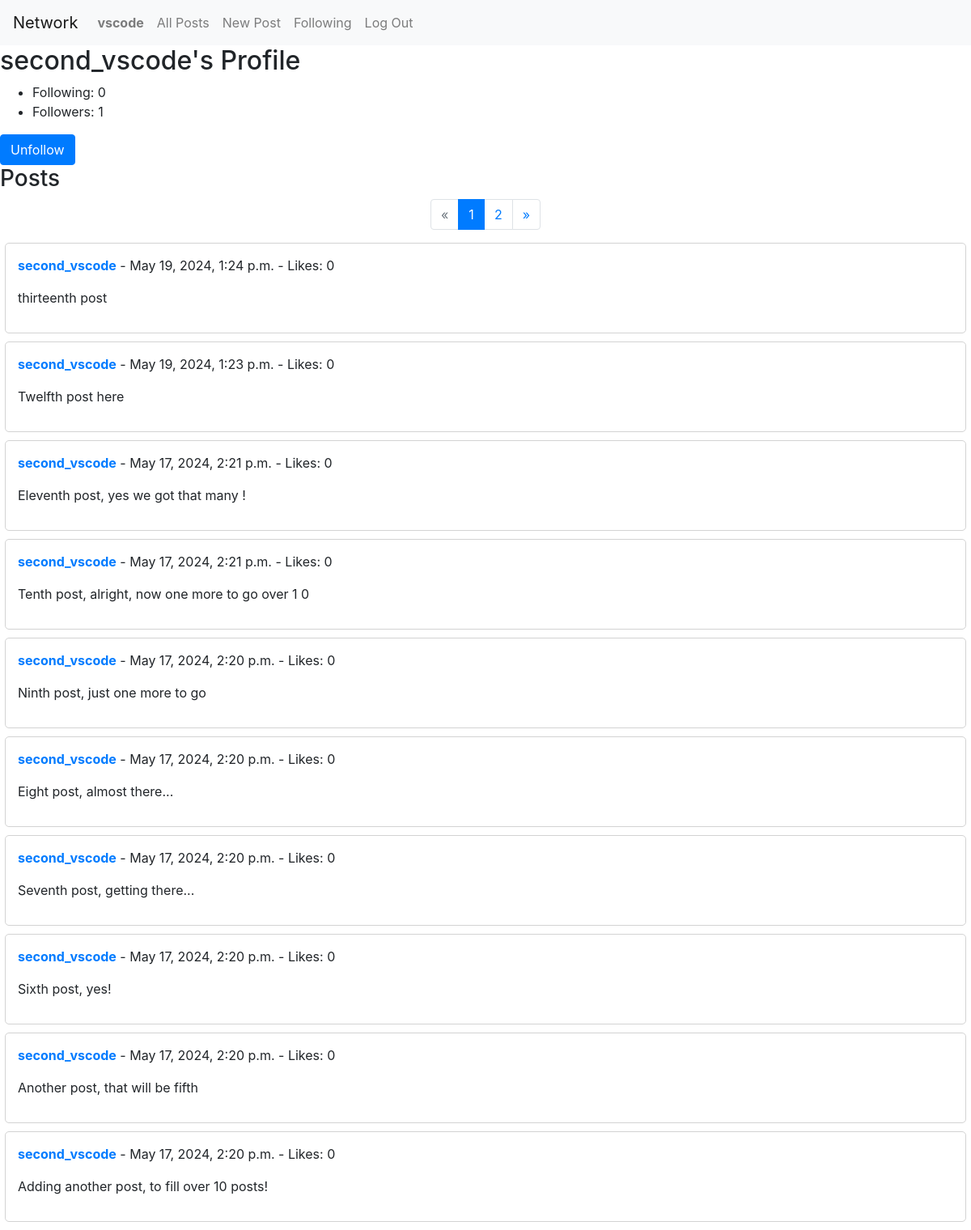
The page /profile/second_vscode/ (signed in) on the database its author committed.
### network/models.py (models this page shows, shortened)
class User(AbstractUser):
    pass

class Post(models.Model):
    user = models.ForeignKey(User, on_delete=models.CASCADE, related_name='posts')
    content = models.TextField()
    timestamp = models.DateTimeField(auto_now_add=True)
    likes = models.ManyToManyField(User, related_name='liked_posts', blank=True)

### network/views.py (the view)
# urls.py: path("profile/<str:username>/", views.profile, name="profile"),
def profile(request, username):
    user = get_object_or_404(User, username=username)
    posts = Post.objects.filter(user=user).order_by('-timestamp')
    following_count = user.following.all().count()
    follower_count = user.followers.all().count()
    is_following = False
    if request.user.is_authenticated:
        is_following = Following.objects.filter(user=request.user, followed_user=user).exists()
    paginator = Paginator(posts, 10)
    page_number = request.GET.get('page')
    page_obj = paginator.get_page(page_number)
    return render(request, 'network/profile.html', {
        'profile_user': user,
        'posts': posts,
        'follower_count': follower_count,
        'following_count': following_count,
        'is_following': is_following,
        'page_obj': page_obj
    })

### network/templates/network/profile.html (shortened to what this page needs)
{% extends "network/layout.html" %}
{% block body %}
    <h2>{{ profile_user.username }}'s Profile</h2>
    <ul>
        <li>Following: {{ following_count }}</li>
        <li>Followers: {{ follower_count }}</li>
    </ul>
    {% if user.is_authenticated and user != profile_user %}
        <button id="followBtn" class="btn btn-primary" data-user-id="{{ profile_user.id }}">
            {% if is_following %}
                Unfollow
            {% else %}
                Follow
            {% endif %}
        </button>
    {% endif %}
    <h3>Posts</h3>
    {% if posts %}
        {% if page_obj.has_other_pages %}
            <nav aria-label="Page navigation">
            <ul class="pagination justify-content-center">
                {% if page_obj.has_previous %}
                    <li class="page-item">
                        <a class="page-link" href="?page={{ page_obj.previous_page_number }}">&laquo;</a>
                    </li>
                {% else %}
                    <li class="page-item disabled">
                        <a class="page-link" href="#" tabindex="-1" aria-disabled="true">&laquo;</a>
                    </li>
                {% endif %}
                {% for i in page_obj.paginator.page_range %}
                    {% if page_obj.number == i %}
                        <li class="page-item active" aria-current="page">
                        <a class="page-link" href="#">{{ i }}</a>
                        </li>
                    {% else %}
                        <li class="page-item">
                        <a class="page-link" href="?page={{ i }}">{{ i }}</a>
                        </li>
                    {% endif %}
                {% endfor %}
                {% if page_obj.has_next %}
                    <li class="page-item">
                        <a class="page-link" href="?page={{ page_obj.next_page_number }}">&raquo;</a>
                    </li>
                {% else %}
                    <li class="page-item disabled">
                        <a class="page-link" href="#" tabindex="-1" aria-disabled="true">&raquo;</a>
                    </li>
                {% endif %}
            </ul>
            </nav>
        {% endif %}
        {% for post in page_obj %}
            <div class="post-container" data-post-id="{{ post.id }}">
                <div class="post">
                    <p>
                        <strong><a href="{% url 'profile' post.user.username %}">
                            {{ post.user.username }}</a></strong>
                        - {{ post.timestamp }} - Likes: 0
                    </p>
                    <p id="post-content-{{ post.id }}">{{ post.content }}</p>
                </div>
            </div>
        {% endfor %}
    {% else %}
        <p>{{ profile_user.username }} hasn't made any posts yet.</p>
    {% endif %}
{% endblock %}

### network/templates/network/layout.html (shortened to what this page needs)
{% load static %}
<!DOCTYPE html>
<html lang="en">
    <head>
        <link rel="stylesheet" href="https://stackpath.bootstrapcdn.com/bootstrap/4.4.1/css/bootstrap.min.css">
        <link href="{% static 'network/styles.css' %}" rel="stylesheet">
    </head>
    <body>
        <nav class="navbar navbar-expand-lg navbar-light bg-light">
            <a class="navbar-brand" href="#">Network</a>
            <div>
              <ul class="navbar-nav mr-auto">
                {% if user.is_authenticated %}
                    <li class="nav-item">
                        <a class="nav-link" href="#"><strong>{{ user.username }}</strong></a>
                    </li>
                {% endif %}
                <li class="nav-item">
                  <a class="nav-link" href="{% url 'index' %}">All Posts</a>
                </li>
                {% if user.is_authenticated %}
                    <li class="nav-item">
                        <a class="nav-link" href="{% url 'new_post' %}">New Post</a>
                    </li>
                    <li class="nav-item">
                        <a class="nav-link" href="{% url 'following' %}">Following</a>
                    </li>
                    <li class="nav-item">
                        <a class="nav-link" href="{% url 'logout' %}">Log Out</a>
                    </li>
                {% endif %}
              </ul>
            </div>
          </nav>
        <div class="body">
            {% block body %}
            {% endblock %}
        </div>
    </body>
</html>

### network/static/network/styles.css (style rules this page uses)
.post { border: 1px solid lightgray; padding: 15px; margin-bottom: 10px; border-radius: 5px; max-width: 99vw; margin-left: auto; margin-right: auto; }

### rows shown on the page
User: username "vscode"
User: username "second_vscode"
Post: user.username "second_vscode", timestamp "May 19, 2024, 1:24 p.m.", content "thirteenth post"
Post: user.username "second_vscode", timestamp "May 19, 2024, 1:23 p.m.", content "Twelfth post here"
Post: user.username "second_vscode", timestamp "May 17, 2024, 2:21 p.m.", content "Eleventh post, yes we got that many !"
Post: user.username "second_vscode", timestamp "May 17, 2024, 2:21 p.m.", content "Tenth post, alright, now one more to go over 1 0"
Post: user.username "second_vscode", timestamp "May 17, 2024, 2:20 p.m.", content "Ninth post, just one more to go"
Post: user.username "second_vscode", timestamp "May 17, 2024, 2:20 p.m.", content "Eight post, almost there..."
Post: user.username "second_vscode", timestamp "May 17, 2024, 2:20 p.m.", content "Seventh post, getting there..."
Post: user.username "second_vscode", timestamp "May 17, 2024, 2:20 p.m.", content "Sixth post, yes!"
Post: user.username "second_vscode", timestamp "May 17, 2024, 2:20 p.m.", content "Another post, that will be fifth"
Post: user.username "second_vscode", timestamp "May 17, 2024, 2:20 p.m.", content "Adding another post, to fill over 10 posts!"

### other values the page prints
{{ following_count }} "0"
{{ follower_count }} "1"
{{ i }} "1"
{{ i }} "2"
